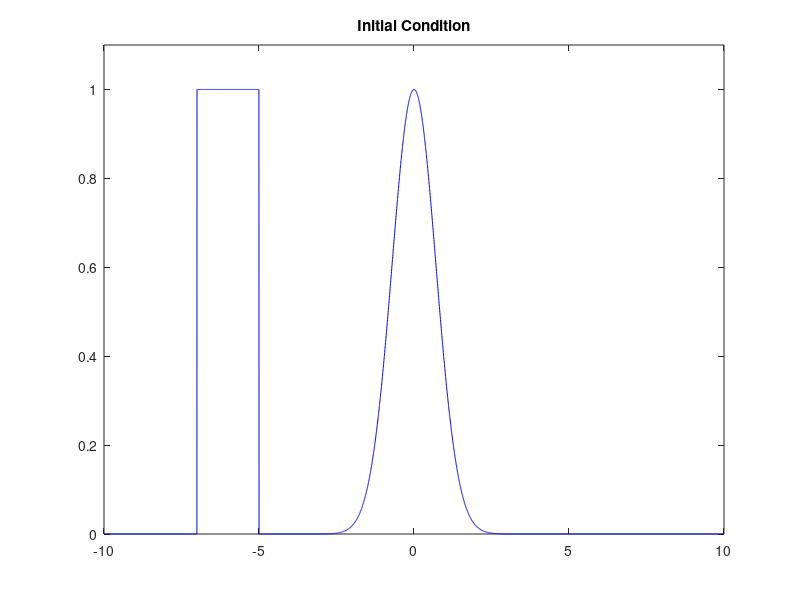

Recreate this plot in MATLAB. (Note: this script raises an error after producing the figure.)
% moving_wave_vectorized_lax.m

clear
%clc
close('all')

N = 5000;
u = 1;

plot_freq = 2500;
plot_switch = 1;
x_left = -10;
x_right = 10;
x_space = linspace(x_left,x_right,N);

dx = x_space(2)-x_space(1);
dt = 0.6*(dx)/u;
nu = u*dx/dt;

%Num_ts = min(1000,ceil(15/dt));
Num_ts=5000;
% set initial condition
%f = zeros(N,1);
x_space = linspace(x_left,x_right,N);

f_l = 1;
f = f_l*exp(-(x_space.*x_space));
f((x_space < -5) & (x_space > -7)) = 1;

f_tmp = zeros(N,1);

% plot initial condition
plot(x_space,f,'-b');
axis([x_left x_right 0 1.1*f_l]);
title('\bf{Initial Condition}');
drawnow

tic;

ind = (1:N)';
x_m = circshift(ind,1);
x_p = circshift(ind,-1);

x_m = gpuArray(x_m);
x_p = gpuArray(x_p);
f_tmp = gpuArray(f_tmp);
f = gpuArray(f);
profile on
for ts = 1:Num_ts
    
    if(mod(ts,100)==0)
       fprintf('Executing time step number %d.\n',ts);
    end
    
    f_tmp = 0.5.*(f(x_p)+f(x_m))-(u*dt/(2*dx)).*(f(x_p)-f(x_m));
    
    f = f_tmp;
    
    if(plot_switch==1)
        if(mod(ts,plot_freq)==0)
            plot(x_space,f,'-b')
            axis([x_left x_right 0 1.1*f_l]);
            title('\bf{Lax Method}','FontSize',12);
            grid on
            drawnow
        end
    end
    
end

ex_time = toc;
profile viewer
plot(x_space,f,'-b');
axis([x_left x_right 0 1.1*f_l]);
title('\bf{Final Condition}');
grid on
drawnow

fprintf('Execution time = %g.\n Average time per DOF*update = %g. \n',ex_time, ex_time/(N*Num_ts));